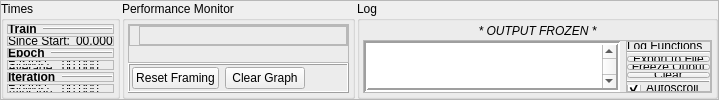
      <widget class="QFrame" name="frame_24">
       <property name="sizePolicy">
        <sizepolicy hsizetype="Preferred" vsizetype="Ignored">
         <horstretch>0</horstretch>
         <verstretch>0</verstretch>
        </sizepolicy>
       </property>
       <property name="frameShape">
        <enum>QFrame::StyledPanel</enum>
       </property>
       <property name="frameShadow">
        <enum>QFrame::Raised</enum>
       </property>
       <layout class="QHBoxLayout" name="horizontalLayout_32">
        <property name="spacing">
         <number>2</number>
        </property>
        <property name="leftMargin">
         <number>0</number>
        </property>
        <property name="topMargin">
         <number>0</number>
        </property>
        <property name="rightMargin">
         <number>0</number>
        </property>
        <property name="bottomMargin">
         <number>0</number>
        </property>
        <item>
         <widget class="QGroupBox" name="groupBox_10">
          <property name="sizePolicy">
           <sizepolicy hsizetype="Maximum" vsizetype="Ignored">
            <horstretch>0</horstretch>
            <verstretch>0</verstretch>
           </sizepolicy>
          </property>
          <property name="title">
           <string>Times</string>
          </property>
          <layout class="QVBoxLayout" name="verticalLayout_30">
           <property name="spacing">
            <number>2</number>
           </property>
           <property name="leftMargin">
            <number>3</number>
           </property>
           <property name="topMargin">
            <number>3</number>
           </property>
           <property name="rightMargin">
            <number>3</number>
           </property>
           <property name="bottomMargin">
            <number>3</number>
           </property>
           <item>
            <widget class="QFrame" name="frame_36">
             <property name="frameShape">
              <enum>QFrame::StyledPanel</enum>
             </property>
             <property name="frameShadow">
              <enum>QFrame::Raised</enum>
             </property>
             <layout class="QHBoxLayout" name="horizontalLayout_36">
              <property name="leftMargin">
               <number>0</number>
              </property>
              <property name="topMargin">
               <number>0</number>
              </property>
              <property name="rightMargin">
               <number>0</number>
              </property>
              <property name="bottomMargin">
               <number>0</number>
              </property>
              <item>
               <widget class="QLabel" name="label_55">
                <property name="sizePolicy">
                 <sizepolicy hsizetype="Maximum" vsizetype="Preferred">
                  <horstretch>0</horstretch>
                  <verstretch>0</verstretch>
                 </sizepolicy>
                </property>
                <property name="font">
                 <font>
                  <bold>true</bold>
                 </font>
                </property>
                <property name="text">
                 <string>Train</string>
                </property>
               </widget>
              </item>
              <item>
               <widget class="Line" name="line_10">
                <property name="frameShadow">
                 <enum>QFrame::Raised</enum>
                </property>
                <property name="orientation">
                 <enum>Qt::Horizontal</enum>
                </property>
               </widget>
              </item>
             </layout>
            </widget>
           </item>
           <item>
            <widget class="QFrame" name="frame_37">
             <property name="sizePolicy">
              <sizepolicy hsizetype="Preferred" vsizetype="Maximum">
               <horstretch>0</horstretch>
               <verstretch>0</verstretch>
              </sizepolicy>
             </property>
             <property name="frameShape">
              <enum>QFrame::StyledPanel</enum>
             </property>
             <property name="frameShadow">
              <enum>QFrame::Raised</enum>
             </property>
             <layout class="QFormLayout" name="formLayout_19">
              <property name="horizontalSpacing">
               <number>6</number>
              </property>
              <property name="verticalSpacing">
               <number>2</number>
              </property>
              <property name="leftMargin">
               <number>0</number>
              </property>
              <property name="topMargin">
               <number>0</number>
              </property>
              <property name="rightMargin">
               <number>0</number>
              </property>
              <property name="bottomMargin">
               <number>0</number>
              </property>
              <item row="0" column="0">
               <widget class="QLabel" name="label_56">
                <property name="text">
                 <string>Since Start:</string>
                </property>
               </widget>
              </item>
              <item row="0" column="1">
               <widget class="QLabel" name="performance_epoch_fastest_2">
                <property name="text">
                 <string>00.000</string>
                </property>
               </widget>
              </item>
             </layout>
            </widget>
           </item>
           <item>
            <widget class="QFrame" name="frame_34">
             <property name="frameShape">
              <enum>QFrame::StyledPanel</enum>
             </property>
             <property name="frameShadow">
              <enum>QFrame::Raised</enum>
             </property>
             <layout class="QHBoxLayout" name="horizontalLayout_34">
              <property name="leftMargin">
               <number>0</number>
              </property>
              <property name="topMargin">
               <number>0</number>
              </property>
              <property name="rightMargin">
               <number>0</number>
              </property>
              <property name="bottomMargin">
               <number>0</number>
              </property>
              <item>
               <widget class="QLabel" name="label_48">
                <property name="sizePolicy">
                 <sizepolicy hsizetype="Maximum" vsizetype="Preferred">
                  <horstretch>0</horstretch>
                  <verstretch>0</verstretch>
                 </sizepolicy>
                </property>
                <property name="font">
                 <font>
                  <bold>true</bold>
                 </font>
                </property>
                <property name="text">
                 <string>Epoch</string>
                </property>
               </widget>
              </item>
              <item>
               <widget class="Line" name="line_8">
                <property name="frameShadow">
                 <enum>QFrame::Raised</enum>
                </property>
                <property name="orientation">
                 <enum>Qt::Horizontal</enum>
                </property>
               </widget>
              </item>
             </layout>
            </widget>
           </item>
           <item>
            <widget class="QFrame" name="frame_30">
             <property name="sizePolicy">
              <sizepolicy hsizetype="Preferred" vsizetype="Maximum">
               <horstretch>0</horstretch>
               <verstretch>0</verstretch>
              </sizepolicy>
             </property>
             <property name="frameShape">
              <enum>QFrame::StyledPanel</enum>
             </property>
             <property name="frameShadow">
              <enum>QFrame::Raised</enum>
             </property>
             <layout class="QFormLayout" name="formLayout_17">
              <property name="horizontalSpacing">
               <number>6</number>
              </property>
              <property name="verticalSpacing">
               <number>2</number>
              </property>
              <property name="leftMargin">
               <number>0</number>
              </property>
              <property name="topMargin">
               <number>0</number>
              </property>
              <property name="rightMargin">
               <number>0</number>
              </property>
              <property name="bottomMargin">
               <number>0</number>
              </property>
              <item row="0" column="0">
               <widget class="QLabel" name="label_47">
                <property name="text">
                 <string>Fastest:</string>
                </property>
               </widget>
              </item>
              <item row="0" column="1">
               <widget class="QLabel" name="performance_epoch_fastest">
                <property name="text">
                 <string>00.000</string>
                </property>
               </widget>
              </item>
              <item row="1" column="0">
               <widget class="QLabel" name="label_50">
                <property name="text">
                 <string>Slowest:</string>
                </property>
               </widget>
              </item>
              <item row="1" column="1">
               <widget class="QLabel" name="performance_epoch_slowest">
                <property name="text">
                 <string>00.000</string>
                </property>
               </widget>
              </item>
              <item row="2" column="0">
               <widget class="QLabel" name="label_51">
                <property name="text">
                 <string>Average:</string>
                </property>
               </widget>
              </item>
              <item row="2" column="1">
               <widget class="QLabel" name="performance_epoch_average">
                <property name="text">
                 <string>00.000</string>
                </property>
               </widget>
              </item>
             </layout>
            </widget>
           </item>
           <item>
            <widget class="QFrame" name="frame_35">
             <property name="frameShape">
              <enum>QFrame::StyledPanel</enum>
             </property>
             <property name="frameShadow">
              <enum>QFrame::Raised</enum>
             </property>
             <layout class="QHBoxLayout" name="horizontalLayout_35">
              <property name="leftMargin">
               <number>0</number>
              </property>
              <property name="topMargin">
               <number>0</number>
              </property>
              <property name="rightMargin">
               <number>0</number>
              </property>
              <property name="bottomMargin">
               <number>0</number>
              </property>
              <item>
               <widget class="QLabel" name="label_49">
                <property name="sizePolicy">
                 <sizepolicy hsizetype="Maximum" vsizetype="Preferred">
                  <horstretch>0</horstretch>
                  <verstretch>0</verstretch>
                 </sizepolicy>
                </property>
                <property name="font">
                 <font>
                  <bold>true</bold>
                 </font>
                </property>
                <property name="text">
                 <string>Iteration</string>
                </property>
               </widget>
              </item>
              <item>
               <widget class="Line" name="line_9">
                <property name="frameShadow">
                 <enum>QFrame::Raised</enum>
                </property>
                <property name="orientation">
                 <enum>Qt::Horizontal</enum>
                </property>
               </widget>
              </item>
             </layout>
            </widget>
           </item>
           <item>
            <widget class="QFrame" name="frame_32">
             <property name="sizePolicy">
              <sizepolicy hsizetype="Preferred" vsizetype="Maximum">
               <horstretch>0</horstretch>
               <verstretch>0</verstretch>
              </sizepolicy>
             </property>
             <property name="frameShape">
              <enum>QFrame::StyledPanel</enum>
             </property>
             <property name="frameShadow">
              <enum>QFrame::Raised</enum>
             </property>
             <layout class="QFormLayout" name="formLayout_18">
              <property name="horizontalSpacing">
               <number>6</number>
              </property>
              <property name="verticalSpacing">
               <number>2</number>
              </property>
              <property name="leftMargin">
               <number>0</number>
              </property>
              <property name="topMargin">
               <number>0</number>
              </property>
              <property name="rightMargin">
               <number>0</number>
              </property>
              <property name="bottomMargin">
               <number>0</number>
              </property>
              <item row="0" column="0">
               <widget class="QLabel" name="label_52">
                <property name="text">
                 <string>Fastest:</string>
                </property>
               </widget>
              </item>
              <item row="0" column="1">
               <widget class="QLabel" name="performance_iter_fastest">
                <property name="text">
                 <string>00.000</string>
                </property>
               </widget>
              </item>
              <item row="1" column="0">
               <widget class="QLabel" name="label_53">
                <property name="text">
                 <string>Slowest:</string>
                </property>
               </widget>
              </item>
              <item row="1" column="1">
               <widget class="QLabel" name="performance_iter_slowest">
                <property name="text">
                 <string>00.000</string>
                </property>
               </widget>
              </item>
              <item row="2" column="0">
               <widget class="QLabel" name="label_54">
                <property name="text">
                 <string>Average:</string>
                </property>
               </widget>
              </item>
              <item row="2" column="1">
               <widget class="QLabel" name="performance_iter_average">
                <property name="text">
                 <string>00.000</string>
                </property>
               </widget>
              </item>
             </layout>
            </widget>
           </item>
           <item>
            <spacer name="verticalSpacer_7">
             <property name="orientation">
              <enum>Qt::Vertical</enum>
             </property>
             <property name="sizeHint" stdset="0">
              <size>
               <width>20</width>
               <height>40</height>
              </size>
             </property>
            </spacer>
           </item>
          </layout>
         </widget>
        </item>
        <item>
         <widget class="QGroupBox" name="performance_monitor_group">
          <property name="title">
           <string>Performance Monitor</string>
          </property>
          <layout class="QVBoxLayout" name="verticalLayout_26">
           <property name="spacing">
            <number>0</number>
           </property>
           <property name="leftMargin">
            <number>3</number>
           </property>
           <property name="topMargin">
            <number>3</number>
           </property>
           <property name="rightMargin">
            <number>3</number>
           </property>
           <property name="bottomMargin">
            <number>3</number>
           </property>
           <item>
            <widget class="QFrame" name="frame_33">
             <property name="frameShape">
              <enum>QFrame::StyledPanel</enum>
             </property>
             <property name="frameShadow">
              <enum>QFrame::Raised</enum>
             </property>
             <layout class="QVBoxLayout" name="verticalLayout_29">
              <property name="spacing">
               <number>2</number>
              </property>
              <property name="leftMargin">
               <number>0</number>
              </property>
              <property name="topMargin">
               <number>0</number>
              </property>
              <property name="rightMargin">
               <number>0</number>
              </property>
              <property name="bottomMargin">
               <number>0</number>
              </property>
              <item>
               <widget class="QFrame" name="frame_27">
                <property name="frameShape">
                 <enum>QFrame::StyledPanel</enum>
                </property>
                <property name="frameShadow">
                 <enum>QFrame::Raised</enum>
                </property>
                <layout class="QHBoxLayout" name="horizontalLayout_37">
                 <property name="spacing">
                  <number>2</number>
                 </property>
                 <property name="leftMargin">
                  <number>0</number>
                 </property>
                 <property name="topMargin">
                  <number>0</number>
                 </property>
                 <property name="rightMargin">
                  <number>0</number>
                 </property>
                 <property name="bottomMargin">
                  <number>0</number>
                 </property>
                 <item>
                  <widget class="QLabel" name="perf_graph_time_label">
                   <property name="sizePolicy">
                    <sizepolicy hsizetype="Maximum" vsizetype="Preferred">
                     <horstretch>0</horstretch>
                     <verstretch>0</verstretch>
                    </sizepolicy>
                   </property>
                   <property name="text">
                    <string/>
                   </property>
                   <property name="alignment">
                    <set>Qt::AlignCenter</set>
                   </property>
                  </widget>
                 </item>
                 <item>
                  <widget class="QFrame" name="perf_graph_layout_frame">
                   <property name="frameShape">
                    <enum>QFrame::StyledPanel</enum>
                   </property>
                   <property name="frameShadow">
                    <enum>QFrame::Raised</enum>
                   </property>
                   <layout class="QVBoxLayout" name="performance_graph_layout">
                    <property name="leftMargin">
                     <number>0</number>
                    </property>
                    <property name="topMargin">
                     <number>0</number>
                    </property>
                    <property name="rightMargin">
                     <number>0</number>
                    </property>
                    <property name="bottomMargin">
                     <number>0</number>
                    </property>
                   </layout>
                  </widget>
                 </item>
                </layout>
               </widget>
              </item>
              <item>
               <widget class="QLabel" name="perf_graph_epoch_label">
                <property name="sizePolicy">
                 <sizepolicy hsizetype="Preferred" vsizetype="Maximum">
                  <horstretch>0</horstretch>
                  <verstretch>0</verstretch>
                 </sizepolicy>
                </property>
                <property name="text">
                 <string/>
                </property>
                <property name="alignment">
                 <set>Qt::AlignCenter</set>
                </property>
               </widget>
              </item>
             </layout>
            </widget>
           </item>
           <item>
            <widget class="QFrame" name="frame_26">
             <property name="sizePolicy">
              <sizepolicy hsizetype="Preferred" vsizetype="Maximum">
               <horstretch>0</horstretch>
               <verstretch>0</verstretch>
              </sizepolicy>
             </property>
             <property name="frameShape">
              <enum>QFrame::Box</enum>
             </property>
             <property name="frameShadow">
              <enum>QFrame::Raised</enum>
             </property>
             <layout class="QHBoxLayout" name="horizontalLayout_33">
              <property name="leftMargin">
               <number>2</number>
              </property>
              <property name="topMargin">
               <number>2</number>
              </property>
              <property name="rightMargin">
               <number>2</number>
              </property>
              <property name="bottomMargin">
               <number>2</number>
              </property>
              <item>
               <widget class="QPushButton" name="performance_graph_reset_framing">
                <property name="text">
                 <string>Reset Framing</string>
                </property>
               </widget>
              </item>
              <item>
               <widget class="QPushButton" name="performance_graph_clear">
                <property name="text">
                 <string>Clear Graph</string>
                </property>
               </widget>
              </item>
              <item>
               <spacer name="horizontalSpacer_6">
                <property name="orientation">
                 <enum>Qt::Horizontal</enum>
                </property>
                <property name="sizeHint" stdset="0">
                 <size>
                  <width>40</width>
                  <height>20</height>
                 </size>
                </property>
               </spacer>
              </item>
             </layout>
            </widget>
           </item>
          </layout>
         </widget>
        </item>
        <item>
         <widget class="QGroupBox" name="output_log_group">
          <property name="sizePolicy">
           <sizepolicy hsizetype="Preferred" vsizetype="Ignored">
            <horstretch>0</horstretch>
            <verstretch>0</verstretch>
           </sizepolicy>
          </property>
          <property name="title">
           <string>Log</string>
          </property>
          <layout class="QVBoxLayout" name="verticalLayout_9">
           <property name="spacing">
            <number>2</number>
           </property>
           <property name="leftMargin">
            <number>3</number>
           </property>
           <property name="topMargin">
            <number>3</number>
           </property>
           <property name="rightMargin">
            <number>3</number>
           </property>
           <property name="bottomMargin">
            <number>3</number>
           </property>
           <item>
            <widget class="QLabel" name="log_output_frozen_header">
             <property name="font">
              <font>
               <italic>true</italic>
               <bold>false</bold>
              </font>
             </property>
             <property name="text">
              <string>* OUTPUT FROZEN *</string>
             </property>
             <property name="alignment">
              <set>Qt::AlignCenter</set>
             </property>
            </widget>
           </item>
           <item>
            <widget class="QFrame" name="frame_9">
             <property name="frameShape">
              <enum>QFrame::StyledPanel</enum>
             </property>
             <property name="frameShadow">
              <enum>QFrame::Raised</enum>
             </property>
             <layout class="QHBoxLayout" name="horizontalLayout_29">
              <property name="leftMargin">
               <number>0</number>
              </property>
              <property name="topMargin">
               <number>0</number>
              </property>
              <property name="rightMargin">
               <number>0</number>
              </property>
              <property name="bottomMargin">
               <number>0</number>
              </property>
              <item>
               <widget class="QTextEdit" name="output_log">
                <property name="sizePolicy">
                 <sizepolicy hsizetype="Expanding" vsizetype="Preferred">
                  <horstretch>0</horstretch>
                  <verstretch>0</verstretch>
                 </sizepolicy>
                </property>
                <property name="frameShape">
                 <enum>QFrame::Box</enum>
                </property>
                <property name="lineWidth">
                 <number>2</number>
                </property>
                <property name="verticalScrollBarPolicy">
                 <enum>Qt::ScrollBarAlwaysOn</enum>
                </property>
                <property name="sizeAdjustPolicy">
                 <enum>QAbstractScrollArea::AdjustIgnored</enum>
                </property>
                <property name="documentTitle">
                 <string/>
                </property>
                <property name="lineWrapMode">
                 <enum>QTextEdit::NoWrap</enum>
                </property>
                <property name="readOnly">
                 <bool>true</bool>
                </property>
               </widget>
              </item>
              <item>
               <widget class="QFrame" name="frame_15">
                <property name="frameShape">
                 <enum>QFrame::StyledPanel</enum>
                </property>
                <property name="frameShadow">
                 <enum>QFrame::Raised</enum>
                </property>
                <layout class="QVBoxLayout" name="verticalLayout_23">
                 <property name="spacing">
                  <number>2</number>
                 </property>
                 <property name="leftMargin">
                  <number>0</number>
                 </property>
                 <property name="topMargin">
                  <number>0</number>
                 </property>
                 <property name="rightMargin">
                  <number>0</number>
                 </property>
                 <property name="bottomMargin">
                  <number>0</number>
                 </property>
                 <item>
                  <widget class="QLabel" name="label_39">
                   <property name="text">
                    <string>Log Functions</string>
                   </property>
                  </widget>
                 </item>
                 <item>
                  <widget class="Line" name="line_5">
                   <property name="orientation">
                    <enum>Qt::Horizontal</enum>
                   </property>
                  </widget>
                 </item>
                 <item>
                  <widget class="QPushButton" name="export_output_log">
                   <property name="text">
                    <string>Export to File</string>
                   </property>
                  </widget>
                 </item>
                 <item>
                  <widget class="QPushButton" name="freeze_output_log">
                   <property name="text">
                    <string>Freeze Ouput</string>
                   </property>
                  </widget>
                 </item>
                 <item>
                  <widget class="QPushButton" name="clear_output_log">
                   <property name="text">
                    <string>Clear</string>
                   </property>
                  </widget>
                 </item>
                 <item>
                  <widget class="Line" name="line_7">
                   <property name="frameShadow">
                    <enum>QFrame::Raised</enum>
                   </property>
                   <property name="orientation">
                    <enum>Qt::Horizontal</enum>
                   </property>
                  </widget>
                 </item>
                 <item>
                  <widget class="QCheckBox" name="autoscroll_log">
                   <property name="sizePolicy">
                    <sizepolicy hsizetype="Maximum" vsizetype="Fixed">
                     <horstretch>0</horstretch>
                     <verstretch>0</verstretch>
                    </sizepolicy>
                   </property>
                   <property name="text">
                    <string>Autoscroll</string>
                   </property>
                   <property name="checked">
                    <bool>true</bool>
                   </property>
                  </widget>
                 </item>
                 <item>
                  <spacer name="verticalSpacer_6">
                   <property name="orientation">
                    <enum>Qt::Vertical</enum>
                   </property>
                   <property name="sizeHint" stdset="0">
                    <size>
                     <width>20</width>
                     <height>40</height>
                    </size>
                   </property>
                  </spacer>
                 </item>
                </layout>
               </widget>
              </item>
             </layout>
            </widget>
           </item>
          </layout>
         </widget>
        </item>
       </layout>
      </widget>
